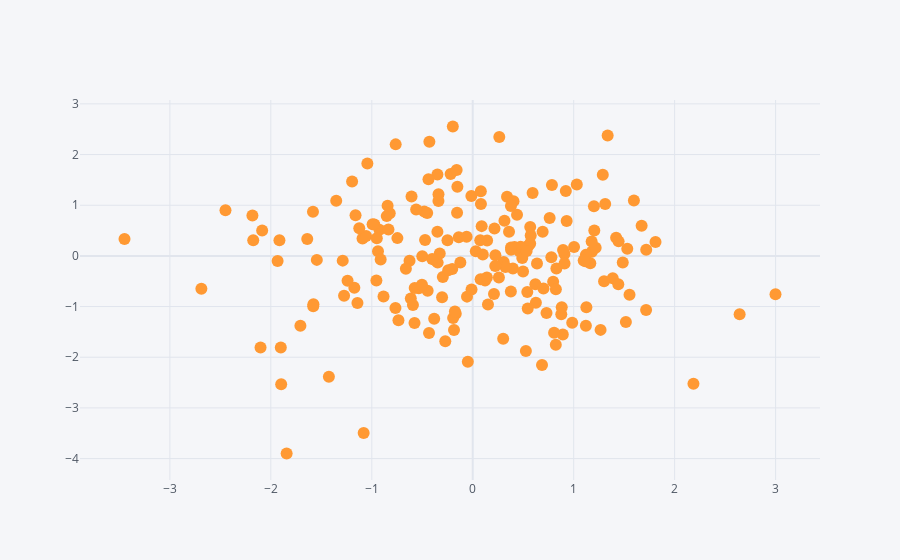

The code cell stored with this chart in its notebook:
### Code cell
df.iplot(kind = 'scatter', x='A', y='B', mode='markers')

### Figure 1 — Plotly figure (JSON) as saved in the notebook; plotly's stock layout.template omitted (floating-point values rounded to 4 significant figures; data arrays with more than 128 entries replaced by an {"elided": "..."} marker saying what was removed)
{"data": [{"line": {"color": "rgba(255, 153, 51, 1.0)", "dash": "solid", "shape": "linear", "width": 1.3}, "marker": {"size": 12, "symbol": "circle"}, "mode": "markers", "name": "B", "text": "", "type": "scatter", "x": {"elided": "200 float values"}, "y": {"elided": "200 float values"}}], "layout": {"legend": {"bgcolor": "#F5F6F9", "font": {"color": "#4D5663"}}, "paper_bgcolor": "#F5F6F9", "plot_bgcolor": "#F5F6F9", "title": {"font": {"color": "#4D5663"}}, "xaxis": {"gridcolor": "#E1E5ED", "showgrid": true, "tickfont": {"color": "#4D5663"}, "title": {"font": {"color": "#4D5663"}, "text": ""}, "zerolinecolor": "#E1E5ED"}, "yaxis": {"gridcolor": "#E1E5ED", "showgrid": true, "tickfont": {"color": "#4D5663"}, "title": {"font": {"color": "#4D5663"}, "text": ""}, "zerolinecolor": "#E1E5ED"}}}
